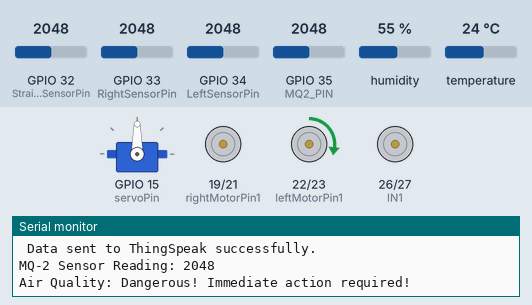
Recording of a sketch running on a simulated ESP32. Parts: servo, motor-driver pin pairs drawn as motors (green arrow = first pin HIGH = forward, orange = second pin HIGH = backward, longer = more drive, scaled by the enable pin), the last lines printed to the serial monitor. The test bench sets the inputs (shaded band); at power-on: GPIO 33 (RightSensorPin) = 2048, GPIO 32 (StraightSensorPin) = 2048, GPIO 34 (LeftSensorPin) = 2048, GPIO 35 (MQ2_PIN) = 2048, humidity 55 %, temperature 24 °C. WiFi joins after 1.5 s; servers stay silent unless stated; uploads are accepted with an empty reply.

Above: at 2.7 s.
2.8 s: GPIO 33 (RightSensorPin) set to 3765
6.9 s: GPIO 33 (RightSensorPin) set to 3853
At 8.4 s:
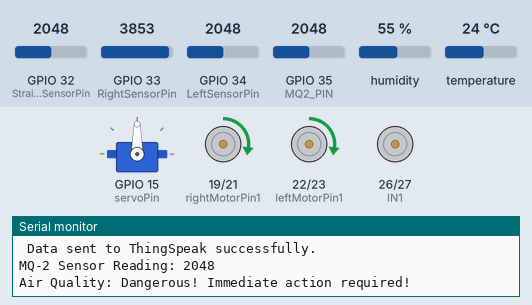
11.0 s: GPIO 32 (StraightSensorPin) set to 1228
At 12.56 s:
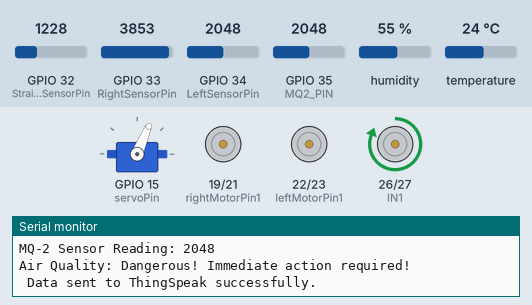
14.5 s: GPIO 32 (StraightSensorPin) set to 2866
At 18.4 s:
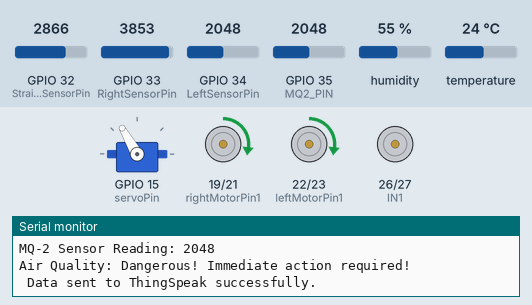
18.6 s: GPIO 34 (LeftSensorPin) set to 1563
22.7 s: GPIO 34 (LeftSensorPin) set to 1472
At 23.69 s:
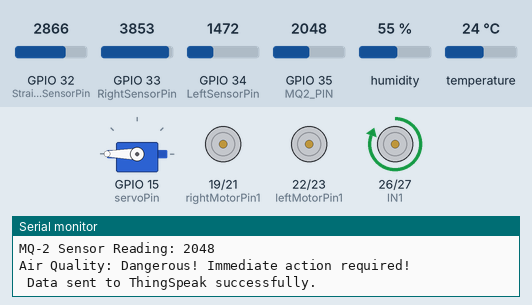
Timing chart, 0 to 27.3 s (numbered marks = the images above; inputs shaded):
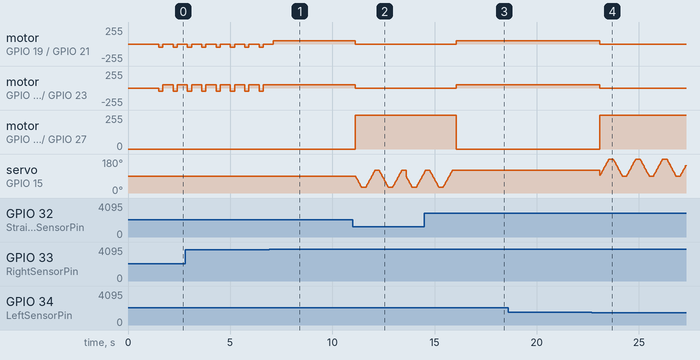

The sketch:

Inferno_Guard.ino
```cpp
#include <Arduino.h>
#include <ESP32Servo.h>
#include <WiFi.h>
#include <ThingSpeak.h>
#include <DHTesp.h>
#include <base64.h>
#include <HTTPClient.h>

//Motor control pins Description
#define enableRightMotor  18  //Right motor enable pin
#define rightMotorPin1    19  //Right motor pin 1
#define rightMotorPin2    21  //Right motor pin 2
#define enableLeftMotor   5   //Left motor enable pin
#define leftMotorPin1     22  //Left motor pin 1
#define leftMotorPin2     23  //Left motor pin 2
#define MotorSpeed        50 // Adjust PWM speed (0-255 for analogWrite)

//Water Pump control pins Description
#define IN1 26
#define IN2 27

//Flame Sensor Pin Description
#define RightSensorPin 33
#define StraightSensorPin 32
#define LeftSensorPin 34

//Threshold Definition
#define NearThreshold 1500
#define FarThreshold 3800
int FlameDetectionStatus = 0;

// Servo Motor Description
Servo myservo;        // Create a servo object
int servoPin = 15;

// DHT11 Sensor Description
DHTesp d;
TempAndHumidity data;
float Humidity, Temperature;

// Smoke Sensor Description
#define MQ2_PIN 35
int safeThreshold = 1000;
int moderateThreshold = 1500;
int poorThreshold = 2500;
int SmokeIntensity;

const char *ssid = "your SSID";
const char *password = "your";

WiFiServer server(80);
WiFiClient client;

long myChannelNumber = 1234567;  // your ThingSpeak Channel ID
const char* myWriteAPIKey = "write API key"; // your ThingSpeak Channel Write API Key

// Twilio credentials
const char* accountSid = " ";  // Your Twilio AccountSid
const char* authToken = "";  // Your Twilio Auth Token
const char* twilioPhoneNumber = " "; // Your Twilio phone number
const char* recipientPhoneNumber = " "; // The phone number to send the SMS to

bool flameAlertSent = false;
bool smokeAlertSent = false;

void setup() {
  Serial.begin(115200);

  //Motor Pin
  pinMode(rightMotorPin1, OUTPUT);
  pinMode(rightMotorPin2, OUTPUT);
  pinMode(leftMotorPin1, OUTPUT);
  pinMode(leftMotorPin2, OUTPUT);
  pinMode(enableRightMotor, OUTPUT);
  pinMode(enableLeftMotor, OUTPUT);

  //water pump pin
  pinMode(IN1, OUTPUT);
  pinMode(IN2, OUTPUT);

  //Sensor Pin
  pinMode(RightSensorPin, INPUT);
  pinMode(StraightSensorPin, INPUT);
  pinMode(LeftSensorPin, INPUT);

  myservo.attach(servoPin);

  WiFi.begin(ssid, password);

  while (WiFi.status() != WL_CONNECTED) {
    delay(500);
    Serial.print(".");
  }

  Serial.println("");
  Serial.println("WiFi connected.");
  Serial.println("IP address: ");
  Serial.println(WiFi.localIP());

  ThingSpeak.begin(client);

  d.setup(4, DHTesp::DHT11);

  pinMode(MQ2_PIN, INPUT);

  // Create FreeRTOS tasks
  xTaskCreatePinnedToCore(MainOperationTask, "MainOperation", 2048, NULL, 1, NULL, 1);  // Core 1
  xTaskCreatePinnedToCore(SendAlertMsgTask, "SendAlertMsg", 4096, NULL, 1, NULL, 0); // Core 0 Priority 1
  xTaskCreatePinnedToCore(SensorReadingTask, "SensorReading", 2048, NULL, 2, NULL, 0); // Core 0 Priority 2
  xTaskCreatePinnedToCore(ThingSpeakOperationTask, "ThingSpeakOperation", 2048, NULL, 3, NULL, 0); // Core 0, Priority 3
}

void MainOperationTask(void *pvParameters) {
  while (true) {
    MainOperation();
  }
}

void SendAlertMsgTask(void *pvParameters){
  while (true) {
    if (FlameDetectionStatus == 1 && !flameAlertSent){
      SendAlertMsg("Flame Detected! Activating fire-fighting protocol.");
      flameAlertSent = true;
    } else if (FlameDetectionStatus == 0) {
      flameAlertSent = false; // Reset when danger passes
    }

    if (SmokeIntensity == 2 && !smokeAlertSent){
      SendAlertMsg("Smoke Detected! Activating fire-fighting protocol.");
      smokeAlertSent = true;
    } else if (SmokeIntensity < 2) {
      smokeAlertSent = false; // Reset on safe levels
    }

    vTaskDelay(5000 / portTICK_PERIOD_MS); // 5 sec delay for conservative checking
  }
}


void SensorReadingTask(void *pvParameters){
  while (true) {
    SensorReading();
    vTaskDelay(1000 / portTICK_PERIOD_MS);  // Update ThingSpeak every 15 seconds (adjust as needed)
  }
}

void ThingSpeakOperationTask(void *pvParameters) {
  while (true) {
    sendDataToThingSpeak(Humidity, Temperature, SmokeIntensity);
    vTaskDelay(5000 / portTICK_PERIOD_MS);  // Update ThingSpeak every 15 seconds (adjust as needed)
  }
}

void MainOperation() {

  int RSen = analogRead(RightSensorPin);
  int SSen = analogRead(StraightSensorPin);
  int LSen = analogRead(LeftSensorPin);

  if (RSen < NearThreshold){
    FlameDetectionStatus = 1;
    TurnOnWaterPump();
    sweepRight();
    TurnOffWaterPump();
  }
  else if (SSen < NearThreshold){
    FlameDetectionStatus = 1;
    TurnOnWaterPump();
    sweepFront();
    TurnOffWaterPump();
  }
  else if (LSen < NearThreshold){
    FlameDetectionStatus = 1;
    TurnOnWaterPump();
    sweepLeft();
    TurnOffWaterPump();
  }
  else if (NearThreshold < RSen && RSen  < FarThreshold){
    FlameDetectionStatus = 1;
    MoveBackward();
    delay(200);
    MoveRight();
    delay(500);
    StopMoving();
  }
  else if (NearThreshold < SSen && SSen < FarThreshold){
    FlameDetectionStatus = 1;
    MoveForward();
    delay(500);
    StopMoving();
  }
  else if (NearThreshold < LSen && LSen < 3500){
    FlameDetectionStatus = 1;
    MoveBackward();
    delay(200);
    MoveLeft();
    delay(500);
    StopMoving();
  }
  else {
    FlameDetectionStatus = 0;
    StopMoving();
  }
}


void SendAlertMsg(String message) {
  HTTPClient http;

  // Construct the Twilio API URL
  String url = "https://api.twilio.com/2010-04-01/Accounts/" + String(accountSid) + "/Messages.json";

  // Set the necessary headers for authentication
  String auth = String(accountSid) + ":" + String(authToken);
  String base64Auth = base64::encode(auth.c_str());

  // Prepare the POST data
  String postData = "To=" + String(recipientPhoneNumber) + "&From=" + String(twilioPhoneNumber) + "&Body=" + message;

  // Set up the HTTP request
  http.begin(url);
  http.addHeader("Authorization", "Basic " + base64Auth);
  http.addHeader("Content-Type", "application/x-www-form-urlencoded");

  // Send the POST request
  int httpResponseCode = http.POST(postData);

  if (httpResponseCode > 0) {
    Serial.println("SMS sent successfully!");
    Serial.println("HTTP Response code: " + String(httpResponseCode));
  } else {
    Serial.println("Error sending SMS. HTTP Response code: " + String(httpResponseCode));
  }

  // Close the HTTP connection
  http.end();
}

void SensorReading() {

  data = d.getTempAndHumidity();
  Humidity = float(data.humidity);
  Temperature = float(data.temperature);

  int mq2Value = analogRead(MQ2_PIN);  // Read analog value from MQ-2 sensor

  // Display the raw value for reference
  Serial.print("MQ-2 Sensor Reading: ");
  Serial.println(mq2Value);

  // Determine air quality based on thresholds
  if (mq2Value < safeThreshold) {
    SmokeIntensity = 0;
    Serial.println("Air Quality: Safe");
  } else if (mq2Value < moderateThreshold) {
    SmokeIntensity = 1;
    Serial.println("Air Quality: Moderate");
  } else {
    SmokeIntensity = 2;
    Serial.println("Air Quality: Dangerous! Immediate action required!");
  }
}

void sendDataToThingSpeak(float Humidity, float Temperature, int SmokeIntensity ) {
  ThingSpeak.setField(1, Humidity);
  ThingSpeak.setField(2, Temperature);
  ThingSpeak.setField(3, SmokeIntensity);

  int responseCode = ThingSpeak.writeFields(myChannelNumber, myWriteAPIKey);
  if (responseCode == 200) {
      Serial.println(" Data sent to ThingSpeak successfully.");
  } else {
      Serial.print("Error sending data to ThingSpeak. Response code: ");
      Serial.println(responseCode);
  }
}

void MoveForward() {
  digitalWrite(rightMotorPin1, HIGH);
  digitalWrite(rightMotorPin2, LOW);
  digitalWrite(leftMotorPin1, HIGH);
  digitalWrite(leftMotorPin2, LOW);
  analogWrite(enableRightMotor, MotorSpeed);
  analogWrite(enableLeftMotor, MotorSpeed);
}

void MoveLeft() {
  digitalWrite(rightMotorPin1, HIGH);
  digitalWrite(rightMotorPin2, LOW);
  digitalWrite(leftMotorPin1, LOW);
  digitalWrite(leftMotorPin2, LOW);
  analogWrite(enableRightMotor, MotorSpeed);
  analogWrite(enableLeftMotor, 0);
}

void MoveRight() {
  digitalWrite(rightMotorPin1, LOW);
  digitalWrite(rightMotorPin2, LOW);
  digitalWrite(leftMotorPin1, HIGH);
  digitalWrite(leftMotorPin2, LOW);
  analogWrite(enableRightMotor, 0);
  analogWrite(enableLeftMotor, MotorSpeed);
}

void MoveBackward() {
  digitalWrite(rightMotorPin1, LOW);
  digitalWrite(rightMotorPin2, HIGH);
  digitalWrite(leftMotorPin1, LOW);
  digitalWrite(leftMotorPin2, HIGH);
  analogWrite(enableRightMotor, MotorSpeed);
  analogWrite(enableLeftMotor, MotorSpeed);
}

void StopMoving() {
  digitalWrite(rightMotorPin1, LOW);
  digitalWrite(rightMotorPin2, LOW);
  digitalWrite(leftMotorPin1, LOW);
  digitalWrite(leftMotorPin2, LOW);
  analogWrite(enableRightMotor, 0);
  analogWrite(enableLeftMotor, 0);
}

void TurnOnWaterPump() {
  // Turn ON pump
  digitalWrite(IN1, HIGH);
  digitalWrite(IN2, LOW);
}

void TurnOffWaterPump() {
  // Turn OFF pump
  digitalWrite(IN1, LOW);
  digitalWrite(IN2, LOW);
}

void sweepRight() {
  for (int repeat = 0; repeat < 2; repeat++) {
    // Sweep from 90° to 0° smoothly
    for (int pos = 90; pos >= 0; pos--) {
      myservo.write(pos);
      delay(5); // Smooth movement
    }
    delay(200); // Pause at 0° before moving to 90°

    // Sweep from 0° to 90° smoothly
    for (int pos = 0; pos <= 90; pos++) {
      myservo.write(pos);
      delay(5); // Smooth movement
    }
    delay(200); // Pause at 90° before the next cycle
  }
}

void sweepLeft() {
  for (int repeat = 0; repeat < 2; repeat++) {
    // Sweep from 90° to 180° smoothly
    for (int pos = 90; pos <= 180; pos++) {
      myservo.write(pos);
      delay(5); // Smooth movement
    }
    delay(200); // Pause at 180° before moving to 90°

    // Sweep from 180° to 90° smoothly
    for (int pos = 180; pos >= 90; pos--) {
      myservo.write(pos);
      delay(5); // Smooth movement
    }
    delay(200); // Pause at 90° before the next cycle
  }
}

void sweepFront() {
  for (int repeat = 0; repeat < 1; repeat++) {
    // Sweep from 90° to 30° smoothly
    for (int pos = 90; pos >= 30; pos--) {
      myservo.write(pos);
      delay(5); // Smooth movement
    }
    delay(200); // Pause at 30° before moving to 120°

    // Sweep from 30° to 120° smoothly
    for (int pos = 30; pos <= 120; pos++) {
      myservo.write(pos);
      delay(5); // Smooth movement
    }
    delay(200); // Pause at 120° before returning to 30°

    // Sweep from 120° to 30° smoothly
    for (int pos = 120; pos >= 30; pos--) {
      myservo.write(pos);
      delay(5); // Smooth movement
    }
    delay(200); // Pause at 30° before moving to 120° again

    // Sweep from 30° to 120° smoothly again
    for (int pos = 30; pos <= 120; pos++) {
      myservo.write(pos);
      delay(5); // Smooth movement
    }
    delay(200); // Pause before next cycle
  }
}

void loop() {
  // Not used, required by Arduino core
}
```

Measured:
- the behaviour switches between 3799 and 3800 on GPIO 33 (RightSensorPin) (found by bisection; images 0 and 1)
- the behaviour switches between 1500 and 1499 on GPIO 34 (LeftSensorPin) (found by bisection; images 3 and 4)
- after the input at 6.9 s, motor on GPIO 22 (leftMotorPin1) / GPIO 23 (leftMotorPin2): stops changing and stays forward 50/255
- after the input at 11.0 s, motor on GPIO 19 (rightMotorPin1) / GPIO 21 (rightMotorPin2), motor on GPIO 22 (leftMotorPin1) / GPIO 23 (leftMotorPin2): forward 50/255 → stopped after 0.12 s
- after the input at 14.5 s, motor on GPIO 19 (rightMotorPin1) / GPIO 21 (rightMotorPin2), motor on GPIO 22 (leftMotorPin1) / GPIO 23 (leftMotorPin2): stopped → forward 50/255 after 1.6 s; motor on GPIO 26 (IN1) / GPIO 27 (IN2): forward 255/255 → stopped after 1.6 s
- after the input at 22.7 s, motor on GPIO 19 (rightMotorPin1) / GPIO 21 (rightMotorPin2), motor on GPIO 22 (leftMotorPin1) / GPIO 23 (leftMotorPin2): forward 50/255 → stopped after 0.37 s
- by itself, motor on GPIO 22 (leftMotorPin1) / GPIO 23 (leftMotorPin2): alternates forward 50/255 for 0.50 s and backward 50/255 for 0.20 s
